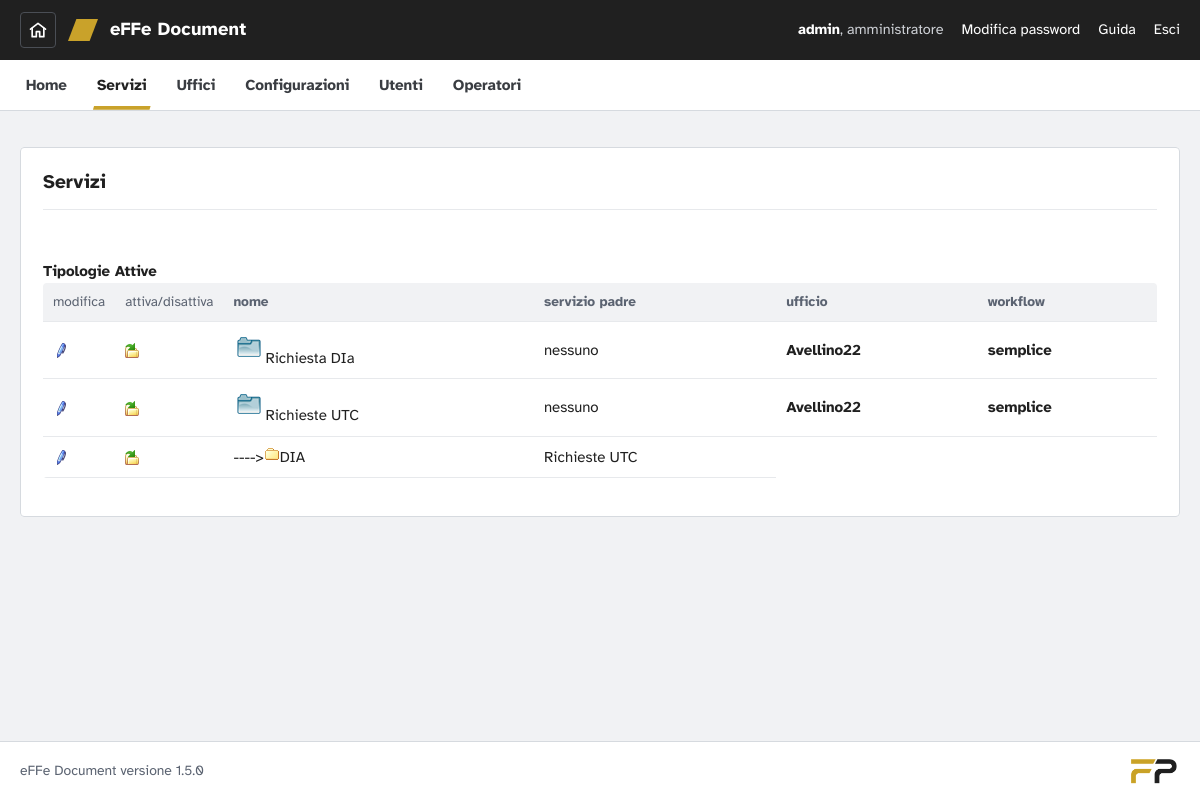
The page /effedocument/backoffice/service/service_servizi.php (signed in) on the database its author committed.
### tables this page shows
CREATE TABLE IF NOT EXISTS `configurazioni` (
  `id` int(11) NOT NULL AUTO_INCREMENT,
  `ldap` tinyint(1) NOT NULL,
  `ente` varchar(80) NOT NULL,
  `ente_sigla` varchar(2) NOT NULL,
  PRIMARY KEY (`id`)
);

CREATE TABLE IF NOT EXISTS `servizi` (
  `id` int(11) NOT NULL AUTO_INCREMENT,
  `id_ufficio` int(11) NOT NULL,
  `abilitato` tinyint(1) NOT NULL DEFAULT '0',
  `nome` varchar(50) NOT NULL,
  `workflow` binary(1) NOT NULL DEFAULT '0',
  `id_padre` int(11) NOT NULL DEFAULT '0',
  PRIMARY KEY (`id`)
);

CREATE TABLE IF NOT EXISTS `uffici` (
  `id` int(11) NOT NULL AUTO_INCREMENT,
  `abilitato` tinyint(1) NOT NULL DEFAULT '0',
  `nome` varchar(40) NOT NULL,
  `descrizione` varchar(30) NOT NULL,
  PRIMARY KEY (`id`)
);

### effedocument/common/core/core.php (called while the page is built, shortened)
<?php
function sqlEsc($valore){
	return mysql_real_escape_string((string)$valore);
}
class sast1com
{
	var $loggedOperatore="";
	var $loggedOperatoreRole="";
		function connessione()
		 {
		   $conf_array=mysql_fetch_array(mysql_query("select * from configurazioni order by id desc"));
 	}
	function getLoggedOperatore()
	{
		return $this->loggedOperatore;
	}
	function getLoggedOperatoreRole()
	{
		return $this->loggedOperatoreRole;
	}
	function getUfficioNome($id_ufficio)
 	{
		$array=mysql_fetch_array(mysql_query("select * from uffici where id='".sqlEsc($id_ufficio)."'"));
		if ($array) return $array['nome'];
		else return "[impossibile determinare l'ufficio]";
	}
	function getRuoloNome($id_ruolo)
 	{
		if ($id_ruolo < count($_SESSION['ruoli']) && $id_ruolo>=0)
			return $_SESSION['ruoli'][$id_ruolo];
		return "[ruolo non disponibile]";
	}
	function getRuoloAmministratoreId()
 	{
		return 0;
	}
	function getTipologieAttive(){
		return mysql_query("select * from servizi where abilitato=1 and id_padre=0 order by nome");
	}
	function getUfficioServizio($id_servizio){
		$array= mysql_fetch_array(mysql_query("select * from servizi where id='".sqlEsc($id_servizio)."'"));
		return $array['id_ufficio'];
	}
	function getWokflowNome($id_workflow){
		return $_SESSION['work_flow'][$id_workflow];
	}
	function getServiziAttivi($id_padre)
 	{
		return mysql_query("select * from servizi where id_padre='".sqlEsc($id_padre)."' and abilitato=1 order by nome");
	}
}
$objCore = &$_SESSION['connessione'];
$objCore->connessione();
?>

### effedocument/backoffice/service/service_servizi.php (the view, shortened to what this page needs)
<?php ob_start();  ?><!DOCTYPE HTML PUBLIC "-//W3C//DTD HTML 4.01 Transitional//EN" "http://www.w3.org/TR/html4/loose.dtd">
<?php
include("../../common/core/core.php");
include("../_include/adminconfig.php");
if (isset($_GET['attivi'])) $attivi=$_GET['attivi'];
else $attivi=1;
?>
<html>
<head>
<link href="../../common/css/effecss.css?v=1.5.0-5759dd" rel="stylesheet">
</head><body>
<div id="page">
<?php $menuSelezionato=11; include("../_include/bonav.php"); ?>
<div align="center">
<div class="row">
                 <p>
                 <div class="table"><fieldset>
<legend><img src="../../common/images/layout/servizi.png" width="60" height="60">Servizi</legend>
<br><b>Tipologie Attive</b>
<table width="100%">
	<?php echo "<br>";
    echo "<tr style=\"background-image:url(../../common/images/icon/bgfooter.gif);\">";
    echo "<td width=\"6\">modifica</td>";
    echo "<td width=\"6\">attiva/disattiva</td>";
    echo "<td><strong>nome</strong></td>";
    echo "<td><strong>servizio padre</strong></td>";
    echo "<td><strong>ufficio</strong></td>";
	echo "<td><strong>workflow</strong></td>";
    echo "</tr>";
	$result = $objCore->getTipologieAttive();
	while($array=mysql_fetch_array($result)){
		echo "<tr>";
    	echo "<td> <a href=\"../modifica/modifica_servizio.php?id=".$array['id']."&ufficio=".$array['id_ufficio']."&op=mod\"><img src=\"../../common/images/icon/pen16.gif\" border=0></a></td>";
    	echo "<td> <a href=\"..\service\service_servizi.php?id=".$array['id']."&op=modstat\" onclick=\"return(confirm('Sei sicuro di abilitare/disabilitare il servizio ??'))\"><img src=\"../../common/images/icon/move16.gif\" border=0></a></td>";
  	  	echo "<td> <img src=\"../../common/images/icon/folder.png\" border=0>".$array['nome']."</td>";
	    echo "<td>nessuno</td>";
		echo "<td><b>".$objCore->getUfficioNome($objCore->getUfficioServizio($array['id_ufficio']))."</td>";
		echo "<td><b>".$objCore->getWokflowNome($array['workflow'])."</td>";
    	echo "</tr>";
		if ($attivi==1)	$result_sub = $objCore->getServiziAttivi($array['id']);
		else $result_sub = $objCore->getServiziNonAttivi($array['id']);
		while($array_sub=mysql_fetch_array($result_sub)){
    		echo "<tr>";
    		echo "<td> <a href=\"../modifica/modifica_servizio.php?id=".$array_sub['id']."&ufficio=".$array['id_ufficio']."&op=mod\"><img src=\"../../common/images/icon/pen16.gif\" border=0></a></td>";
    		echo "<td> <a href=\"..\service\service_servizi.php?id=".$array_sub['id']."&op=modstat\" onclick=\"return(confirm('Sei sicuro di abilitare/disabilitare il servizio ??'))\"><img src=\"../../common/images/icon/move16.gif\" border=0></a></td>";
    		echo "<td> ----><img src=\"../../common/images/icon/folder.gif\" border=0>".$array_sub['nome']."</td>";
		    echo "<td>".$array['nome']."</td>";
    		echo "</tr>";
    	}
	}?>
</table>
</fieldset>
</div>
?>               </p>
                </div>
                <div class="row">&nbsp;</div>
                        </div>
<?php include("../_include/bofooter.php"); ?>
</div>
</body>
</html>

### effedocument/backoffice/_include/bonav.php (shortened to what this page needs)
<?php
$ruoloCorrente = $objCore->getLoggedOperatoreRole();
?>
<header class="appbar">
  <a class="home-sito" href="../../index.php" title="Home page del sito" aria-label="Home page del sito"><svg width="20" height="20" viewBox="0 0 24 24" fill="none" stroke="currentColor" stroke-width="2" stroke-linecap="round" stroke-linejoin="round" aria-hidden="true"><path d="M3 11 12 4l9 7"/><path d="M5 10v10h5v-6h4v6h5V10"/></svg></a>
  <a class="brand" href="<?php echo paginaIniziale($objCore, $ruoloCorrente); ?>"><span class="brand-mark" aria-hidden="true"></span>eFFe Document</a>
  <div class="utente">
    <span><strong><?php echo htmlspecialchars($objCore->getLoggedOperatore(), ENT_QUOTES, 'ISO-8859-1'); ?></strong>, <?php echo htmlspecialchars($objCore->getRuoloNome($ruoloCorrente), ENT_QUOTES, 'ISO-8859-1'); ?></span>
    <?php if (empty($_SESSION['LDAP'])) { ?><a href="../modifica/modifica_password.php">Modifica password</a><?php } ?>
    <a href="javascript:apri('Help','../_help/effedoc.php',500,600);">Guida</a>
    <a href="../_security/logout.php?private=true">Esci</a>
  </div>
</header>

### effedocument/common/css/effecss.css (style rules this page uses)
:root { --ink: #202020; --ink-2: #3a3d42; --paper: #ffffff; --canvas: #f1f2f4; --line: #d6dadf; --line-soft: #e7e9ec; --muted: #5b6371; --gold: #c9a22a; --gold-ink: #7d610e; --gold-tint: #faf4e1; --crit: #b3261e; --crit-tint: #fcebea; --high: #9a5507; --high-tint: #fdf1e2; --low: #1f7a4d; --low-tint: #e7f4ec; --closed: #6b7280; --closed-tint: #eceef1; --radius: 4px; --font: "Atkinson Hyperlegible", "Segoe UI", Roboto, "Helvetica Neue", Arial, sans-serif; --slant: polygon(28% 0, 100% 0, 72% 100%, 0 100%); }
*, *::before, *::after { box-sizing: border-box; }
html { -webkit-text-size-adjust: 100%; }
body { margin: 0; background: var(--canvas); color: var(--ink); font-family: var(--font); font-size: 15px; line-height: 1.5; text-align: left; }
img { max-width: 100%; height: auto; }
p { margin: 0 0 .8em; }
a, a:visited { color: var(--gold-ink); text-decoration: underline; text-decoration-thickness: 1px; text-underline-offset: 2px; font-size: inherit; }
a img { border: 0; }
b, strong { font-weight: 700; }
#page, #wrapper, #secWrapper, #container { width: auto; background: none; padding: 0; margin: 0; }
#page { min-height: 100vh; display: flex; flex-direction: column; }
.row { margin: 0; width: auto; position: static; background: none; font-size: inherit; line-height: inherit; }
#page > div[align="center"], .contenuto { width: 100%; max-width: 1240px; margin: 0 auto; padding: 24px 20px 40px; text-align: left; flex: 1; }
div[align="center"] { text-align: inherit; }
.appbar { background: var(--ink); color: #fff; display: flex; align-items: center; gap: 16px; flex-wrap: wrap; padding: 0 20px; min-height: 60px; }
.brand { display: inline-flex; align-items: center; gap: 12px; color: #fff !important; text-decoration: none !important; font-weight: 700; font-size: 1.15rem; letter-spacing: .01em; }
.brand-mark { width: 30px; height: 22px; background: var(--gold); clip-path: var(--slant); flex: none; }
.appbar .utente { margin-left: auto; display: flex; align-items: center; gap: 18px; flex-wrap: wrap; font-size: .9rem; color: #cfd2d7; }
.appbar .utente strong { color: #fff; }
.appbar .utente a { color: #fff; text-decoration: none; }
fieldset { background: var(--paper); border: 1px solid var(--line); border-radius: var(--radius); padding: 20px 22px 22px; margin: 0 0 24px; min-width: 0; }
legend { float: left; width: 100%; padding: 0 0 12px; margin: 0 0 16px; border-bottom: 1px solid var(--line-soft); font-size: 1.2rem; font-weight: 700; color: var(--ink); }
table { border-collapse: collapse; max-width: 100%; }
td, th { padding: 6px 8px; vertical-align: top; text-align: left; }
.scroll-tabella > table { margin: 0; }
body { display: flex; flex-direction: column; min-height: 100vh; }
tr[style*="bgfooter"] { background: none !important; }
tr[style*="bgfooter"] td { background: var(--canvas); color: var(--muted); font-size: .85rem; border-bottom: 1px solid var(--line); }
table:has(tr[style*="bgfooter"]) { width: 100%; background: var(--paper); }
table:has(tr[style*="bgfooter"]) td { border-bottom: 1px solid var(--line-soft); vertical-align: middle; padding: 9px 10px; }
.home-sito { display: inline-flex; align-items: center; justify-content: center; flex: none; width: 36px; height: 36px; border-radius: var(--radius); text-decoration: none !important; }
.appbar .home-sito, .accesso-testa .home-sito { color: #fff !important; border: 1px solid #4a4e55; }
.appbar .home-sito + .brand, .sitebar .home-sito + .brand { margin-left: -4px; }

### rows shown on the page
configurazioni: ldap "amministratore"
servizi: nome "Richiesta DIa", UfficioServizio "Avellino22", workflow "semplice"
servizi: nome "Richieste UTC", id_ufficio.nome "Avellino22", workflow "semplice"
servizi: nome "DIA"

### other values the page prints
$objCore->getLoggedOperatore() "admin"
$v[2] "Home"
$v[2] "Servizi"
$v[2] "Uffici"
$v[2] "Configurazioni"
$v[2] "Utenti"
$v[2] "Operatori"
